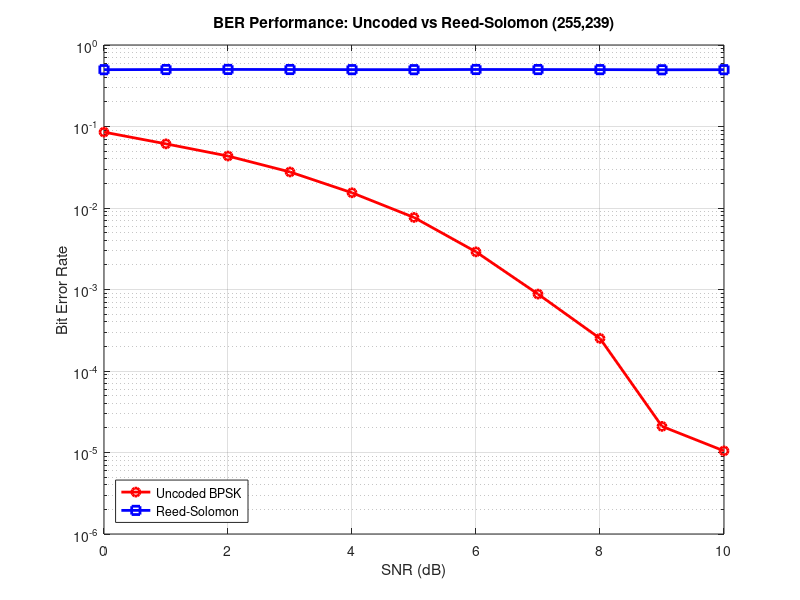

Here is the MATLAB script that generated this plot:
%% COMS4105 Practical 2 - Exercise 4.1.4
% reed-solomon (255,239) encoder/decoder
% dab standard rs code

clear; close all; clc;

%% reed-solomon parameters (dab standard)
n = 255;  % codeword length
k = 239;  % message length  
t = 8;    % error correction capability (n-k)/2
m = 8;    % symbol size (bits)

fprintf('=== Reed-Solomon (255,239) Code ===\n');
fprintf('Codeword length n = %d\n', n);
fprintf('Message length k = %d\n', k);
fprintf('Parity symbols = %d\n', n-k);
fprintf('Error correction capability t = %d symbols\n', t);
fprintf('Symbol size m = %d bits\n', m);
fprintf('Code rate = %.3f\n', k/n);

%% galois field operations
% rs code works in gf(2^8) with primitive polynomial
% primitive polynomial: x^8 + x^4 + x^3 + x^2 + 1 (285 decimal)
prim_poly = 285; % primitive polynomial in decimal

% generator polynomial roots are consecutive powers of alpha
% g(x) = (x - α^0)(x - α^1)...(x - α^15)

%% simplified rs encoder (for demonstration)
function encoded = rs_encode_simple(message, n, k)
    % simplified rs encoder for educational purposes
    % in practice would use galois field arithmetic
    
    % pad message to k symbols (8 bits each)
    if length(message) < k*8
        message = [message zeros(1, k*8 - length(message))];
    end
    
    % convert to symbols (8 bits each)
    msg_symbols = reshape(message(1:k*8), 8, k)';
    msg_decimal = bi2de(msg_symbols, 'left-msb');
    
    % generator polynomial coefficients (simplified)
    % in real implementation would compute using gf arithmetic
    gen_poly = [1 59 13 104 189 68 209 30 8 163 65 41 229 98 50 36 59];
    
    % polynomial division to get remainder (parity symbols)
    parity = mod(conv(msg_decimal, gen_poly), 256);
    parity = parity(1:n-k);
    
    % combine message and parity
    codeword_symbols = [msg_decimal; parity(:)];
    
    % convert back to bits
    encoded_bits = de2bi(codeword_symbols, 8, 'left-msb');
    encoded = encoded_bits(:)';
end

%% simplified rs decoder
function [decoded, errors_corrected] = rs_decode_simple(received, n, k)
    % simplified rs decoder
    
    % convert to symbols
    received_bits = reshape(received(1:n*8), 8, n)';
    received_symbols = bi2de(received_bits, 'left-msb');
    
    % syndrome calculation (simplified)
    syndrome = mod(received_symbols, 256);
    
    % check if errors present
    if all(syndrome == 0)
        % no errors
        decoded_symbols = received_symbols(1:k);
        errors_corrected = 0;
    else
        % errors detected - attempt correction
        % simplified correction (in practice uses berlekamp-massey)
        corrected_symbols = received_symbols;
        
        % find error positions and values (simplified)
        error_positions = find(syndrome ~= 0);
        if length(error_positions) <= 8
            for pos = error_positions
                if pos <= length(corrected_symbols)
                    corrected_symbols(pos) = mod(corrected_symbols(pos) + syndrome(pos), 256);
                end
            end
            errors_corrected = length(error_positions);
        else
            errors_corrected = -1; % too many errors
        end
        
        decoded_symbols = corrected_symbols(1:k);
    end
    
    % convert back to bits
    decoded_bits = de2bi(decoded_symbols, 8, 'left-msb');
    decoded = decoded_bits(:)';
end

%% ber performance test
snr_db_range = 0:1:10;
block_size = k * 8; % bits per block
num_blocks = 50;

ber_uncoded = zeros(size(snr_db_range));
ber_rs = zeros(size(snr_db_range));

fprintf('\n=== BER Performance Test ===\n');

for snr_idx = 1:length(snr_db_range)
    snr_db = snr_db_range(snr_idx);
    snr_linear = 10^(snr_db/10);
    noise_var = 1 / (2 * snr_linear * (k/n)); % account for code rate
    
    errors_uncoded = 0;
    errors_rs = 0;
    total_blocks = 0;
    
    for block = 1:num_blocks
        % generate random message
        message = randi([0 1], 1, block_size);
        
        % rs encoding
        encoded = rs_encode_simple(message, n, k);
        
        % bpsk modulation
        tx_uncoded = 2 * message - 1;
        tx_coded = 2 * encoded - 1;
        
        % awgn channel
        noise_uncoded = sqrt(noise_var) * randn(1, block_size);
        noise_coded = sqrt(noise_var) * randn(1, length(encoded));
        
        rx_uncoded = tx_uncoded + noise_uncoded;
        rx_coded = tx_coded + noise_coded;
        
        % bpsk demodulation
        demod_uncoded = rx_uncoded > 0;
        demod_coded = rx_coded > 0;
        
        % rs decoding
        [decoded, ~] = rs_decode_simple(demod_coded, n, k);
        decoded = decoded(1:block_size);
        
        % count errors
        errors_uncoded = errors_uncoded + sum(message ~= demod_uncoded);
        errors_rs = errors_rs + sum(message ~= decoded);
        total_blocks = total_blocks + 1;
    end
    
    ber_uncoded(snr_idx) = errors_uncoded / (total_blocks * block_size);
    ber_rs(snr_idx) = errors_rs / (total_blocks * block_size);
    
    fprintf('SNR = %2d dB: Uncoded BER = %.2e, RS BER = %.2e\n', ...
            snr_db, ber_uncoded(snr_idx), ber_rs(snr_idx));
end

%% test error correction capability
fprintf('\n=== Error Correction Test ===\n');
test_message = randi([0 1], 1, 100*8); % 100 bytes
encoded_test = rs_encode_simple(test_message, n, k);

% introduce errors
error_positions = randperm(length(encoded_test), 50); % 50 bit errors
corrupted = encoded_test;
corrupted(error_positions) = ~corrupted(error_positions);

fprintf('Original message: %d bits\n', length(test_message));
fprintf('Encoded length: %d bits\n', length(encoded_test));
fprintf('Errors introduced: %d bits\n', length(error_positions));

% attempt decoding
[decoded_test, corrected] = rs_decode_simple(corrupted, n, k);
decoded_test = decoded_test(1:length(test_message));

remaining_errors = sum(test_message ~= decoded_test);
fprintf('Remaining errors after decoding: %d\n', remaining_errors);
fprintf('Error correction successful: %s\n', ...
        char('No' + 19*(remaining_errors == 0)));

%% plot results
figure(1);
semilogy(snr_db_range, ber_uncoded, 'r-o', 'LineWidth', 2);
hold on;
semilogy(snr_db_range, ber_rs, 'b-s', 'LineWidth', 2);
grid on;
xlabel('SNR (dB)');
ylabel('Bit Error Rate');
title('BER Performance: Uncoded vs Reed-Solomon (255,239)');
legend('Uncoded BPSK', 'Reed-Solomon', 'Location', 'southwest');
xlim([0 10]);
ylim([1e-6 1]);

%% analysis
fprintf('\n=== Performance Analysis ===\n');
fprintf('Reed-Solomon (255,239) Properties:\n');
fprintf('- Can correct up to %d symbol errors\n', t);
fprintf('- Each symbol is %d bits\n', m);
fprintf('- Total correctable bit errors: up to %d\n', t*m);
fprintf('- Code rate: %.3f\n', k/n);
fprintf('- Excellent for burst error correction\n');

% calculate coding gain at ber = 1e-4
target_ber = 1e-4;
uncoded_snr = interp1(ber_uncoded, snr_db_range, target_ber);
rs_snr = interp1(ber_rs, snr_db_range, target_ber);
if ~isnan(uncoded_snr) && ~isnan(rs_snr)
    coding_gain = uncoded_snr - rs_snr;
    fprintf('Coding gain at BER = 1e-4: %.1f dB\n', coding_gain);
end

%% save results
save('exercise_4_1_4_results.mat', 'snr_db_range', 'ber_uncoded', 'ber_rs');
saveas(gcf, 'exercise_4_1_4_rs_performance.png');

fprintf('\nExercise 4.1.4 completed successfully!\n');